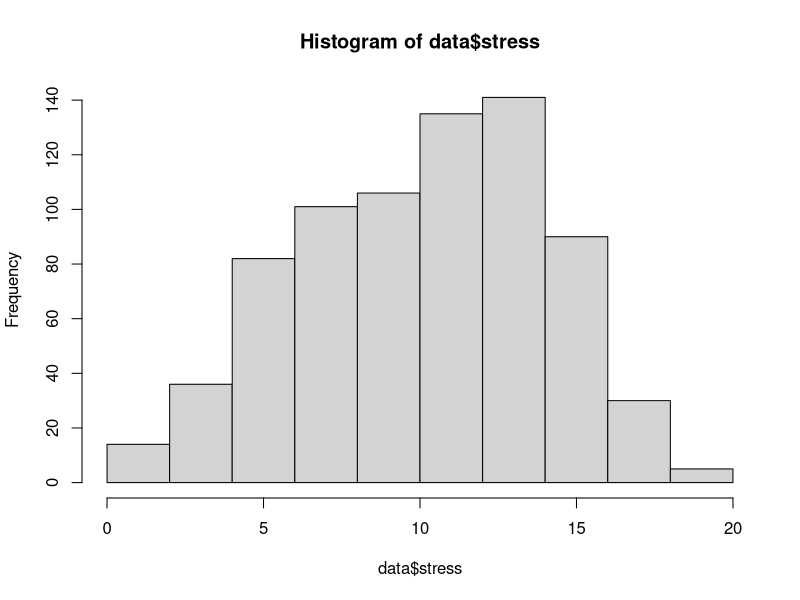
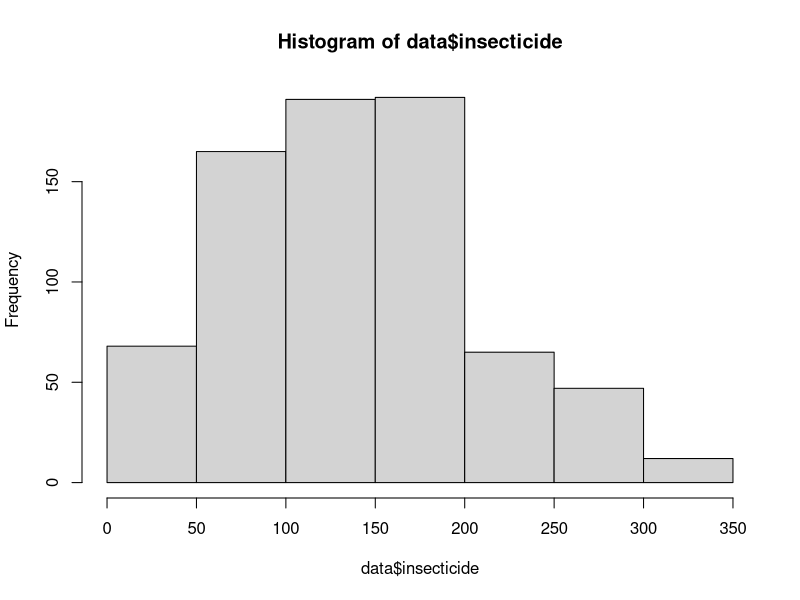
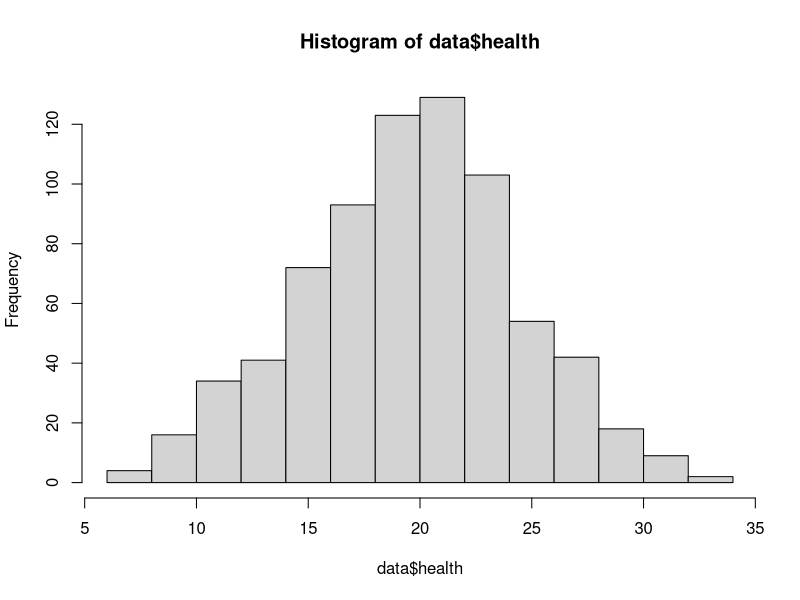
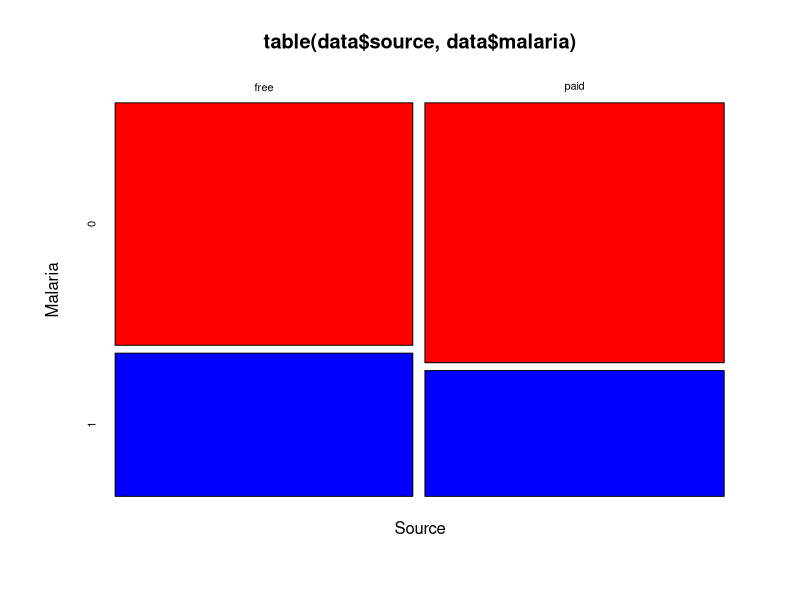
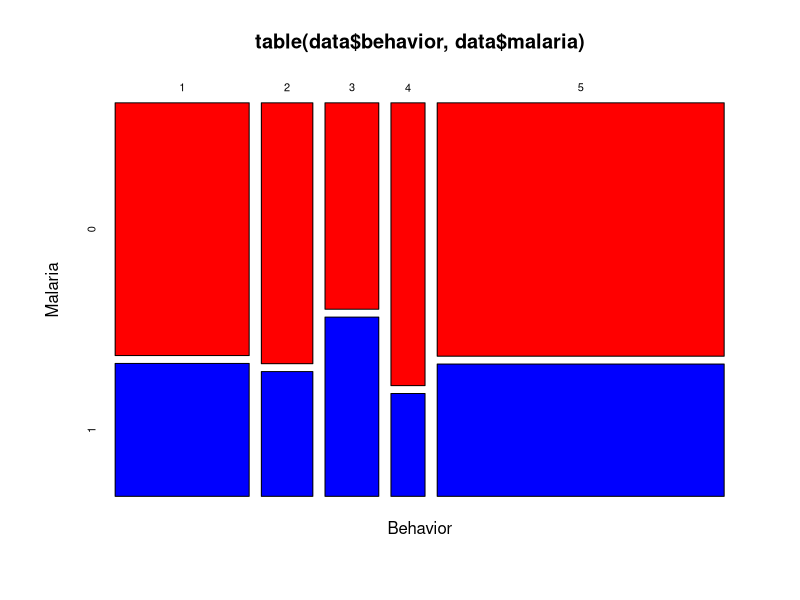
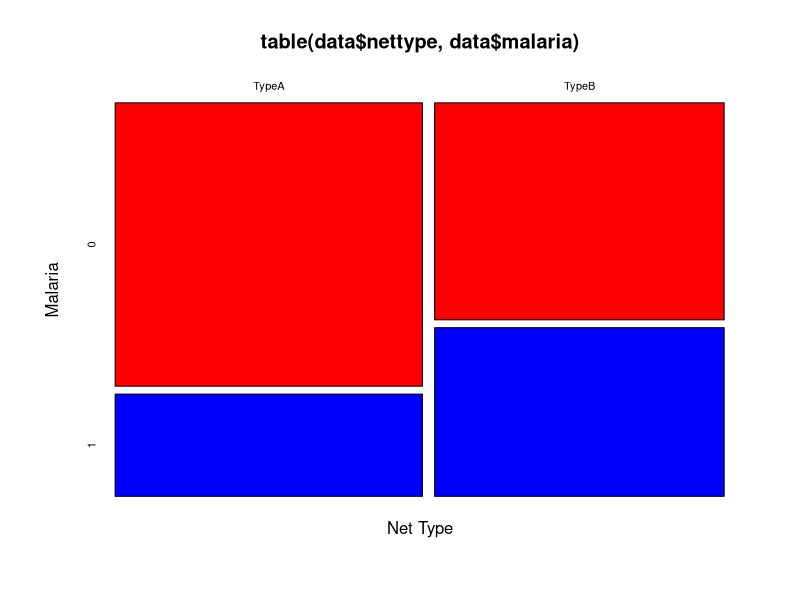
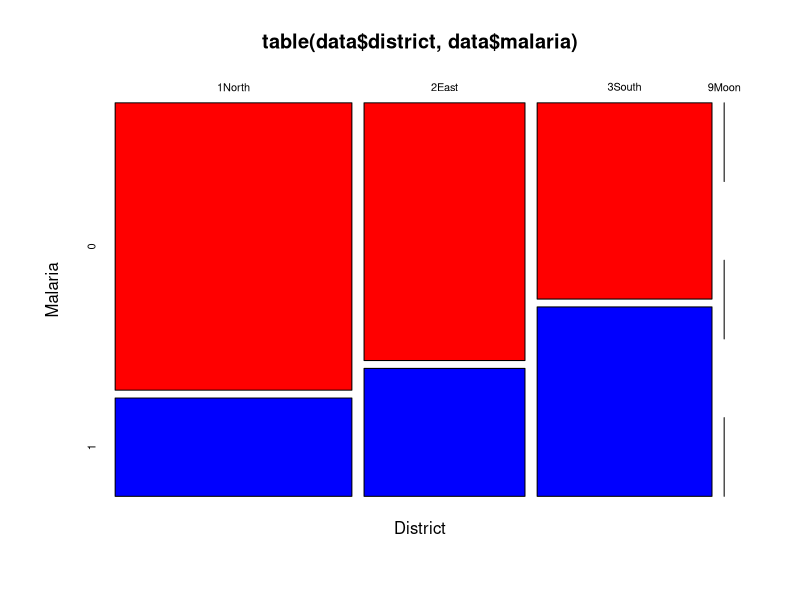
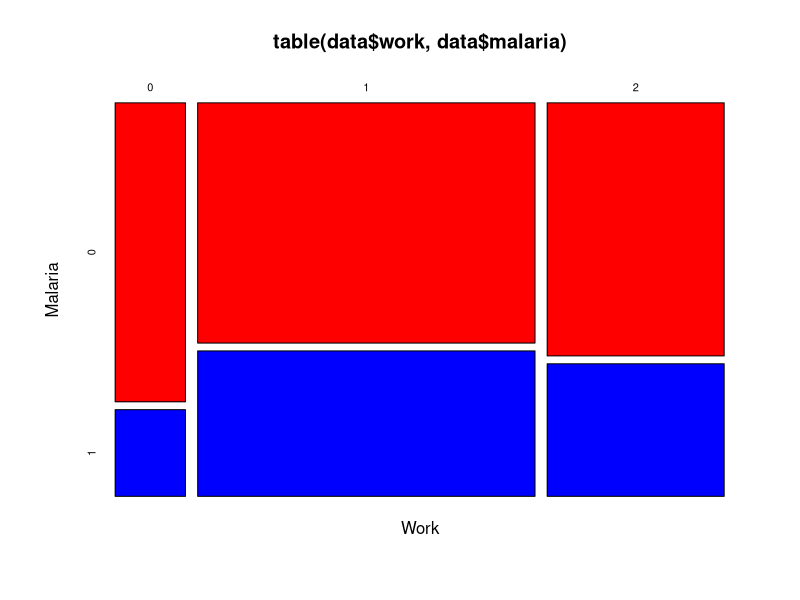

Generate these figures, in order, with R:
# import data
fdata = read.csv("malaria.csv")
head(fdata)

# remove Nid column
data = fdata[,-1]
head(data)

# check for null values
sum(is.na(data))

# change categorical variables using factor
data$source = factor(data$source)
data$behavior = factor(data$behavior)
data$nettype = factor(data$nettype)
data$district = factor(data$district)
data$work = factor(data$work)

# characteristics of subjects
table(data$source)
table(data$behavior)
table(data$nettype)
table(data$district)
table(data$work)
summary(data$insecticide)
table(data$malaria)

# remove outlier
data = data[(data$insecticide < 424.01),]
data = data[(data$health != 37),]
data = data[(data$district != "9Moon"),]
# data$district = droplevels(data$district, exclude = "9Moon")
data = data[(data$stress>0),]

# check for null values after removing outliers
sum(is.na(data))

# histograms
#par(mfrow = c(1, 3))
hist(data$stress)
hist(data$insecticide, breaks = seq(0,350, by=50))
hist(data$health)
par(mfrow = c(1, 1))

# plot of contingency table
mosaicplot(table(data$source, data$malaria),
           color = c("Red", "Blue"),
           xlab="Source",
           ylab="Malaria")

mosaicplot(table(data$behavior, data$malaria),
           color = c("Red", "Blue"),
           xlab="Behavior",
           ylab="Malaria")

mosaicplot(table(data$nettype, data$malaria),
           color = c("Red", "Blue"),
           xlab="Net Type",
           ylab="Malaria")

mosaicplot(table(data$district, data$malaria),
           color = c("Red", "Blue"),
           xlab="District",
           ylab="Malaria")

mosaicplot(table(data$work, data$malaria),
           color = c("Red", "Blue"),
           xlab="Work",
           ylab="Malaria")

mosaicplot(table(data$health, data$malaria),
           color = c("Red", "Blue"),
           xlab="Health",
           ylab="Malaria")

#chisq testing for categorical variables
chisq.test(table(data$malaria, data$source))
chisq.test(table(data$malaria, data$behavior))
chisq.test(table(data$malaria, data$nettype))
chisq.test(table(data$malaria, data$district))
chisq.test(table(data$malaria, data$work))

# LR test for continuous variable
glm.stress = glm(malaria ~ stress, data=data, family="binomial")
glm.insecticide = glm(malaria ~ insecticide, data=data, family="binomial")
glm.health = glm(malaria ~ health, data=data, family="binomial")

pchisq(anova(glm.stress)[2,2], anova(glm.stress)[2,1], lower.tail = FALSE)
pchisq(anova(glm.insecticide)[2,2], anova(glm.insecticide)[2,1], lower.tail = FALSE)
pchisq(anova(glm.health)[2,2], anova(glm.health)[2,1], lower.tail = FALSE)


# slicing-dicing”plot of empirical log-odds
# Stress
table(data$stress)
stress.frac = factor(cut(data$stress,breaks=seq(0,20, by=2)))
table(stress.frac)
stressdata <- data.frame(data, stress.frac)
e.probs= tapply(data$malaria, stress.frac, mean)
round(e.probs,2)
e.logits <- log(e.probs/(1-e.probs))
par(mfrow = c(1, 2))
plot(seq(1,19, by=2), e.probs, xlab = "Stress", col = "blue", pch = 16, main= "Empirical probability for stress")
plot(seq(1,19, by=2), e.logits, xlab="Stress", col = "red", pch = 16,main= "Logit for stress")

# insecticide
insecticide.frac = factor(cut(data$insecticide,breaks=seq(0,350, by=50)))
table(insecticide.frac)
insecticidedata <- data.frame(data, insecticide.frac)
e.probsins= tapply(data$malaria, insecticide.frac, mean)
e.probsins
round(e.probsins,2)
e.logitsins <- log(e.probsins/(1-e.probsins))
plot(seq(25, 325, by=50), e.probsins, xlab = "Insecticide", col = "blue", pch = 16,main= "Empirical probability for insecticide")
plot(seq(25, 325, by=50), e.logitsins, xlab="Insecticide", col = "red", pch = 16,main= "Logit for insecticide")

#######################
#### MODEL FITTING ####
#######################

# fit model with all parameters
glm.all = glm(malaria ~., data = data, family="binomial")
summary(glm.all)
pchisq(956.98-807.19, 13, lower.tail=FALSE)

# remove variables that are not statistically significant in output
# summary above
glm.reduce = glm(malaria ~. - source - health - work, data=data, family="binomial")
summary(glm.reduce)

# LR test for variables that were not statistically significant. p-value shows
# that source, health, work is not statistically significant
anova(glm.reduce, glm.all)
pchisq(3.754, 4, lower.tail=FALSE) # 0.4403207


# create intercept model for selection algorithm
glm.intercept = glm(malaria ~ 1, data=data, family="binomial")

# forward selection algorithm
glm.forward = step(glm.intercept, direction='forward', scope=formula(glm.all))
formula(glm.forward) # malaria ~ stress + district + nettype + insecticide

# backward selection algorithm
glm.backward = step(glm.all, direction='backward')
formula(glm.backward) # malaria ~ stress + insecticide + nettype + district

# both direction
glm.both = step(glm.intercept, direction='both', scope=formula(glm.all))
formula(glm.both) # malaria ~ stress + district + nettype + insecticide

# check to see if variables omitted from glm.both are not statistically
# significant. p-value shows that variables can be omitted
anova(glm.both, glm.all)
pchisq(1.8935, 4, lower.tail = FALSE) # 0.755339

# check for interaction
glm.interaction = glm(malaria ~ stress + district + nettype + insecticide + stress*district + stress*nettype + stress*insecticide + district*nettype + district*insecticide + nettype*insecticide, data = data, family = "binomial")
summary(glm.interaction)

# forward
glm.interact.forward = step(glm.both, direction='forward', scope=formula(glm.interaction))
formula(glm.interact.forward) # malaria ~ stress + district + nettype + insecticide + nettype:insecticide

# backward
glm.interact.backward = step(glm.interaction, direction='backward')
formula(glm.interact.backward) # malaria ~ stress + district + nettype + insecticide + nettype:insecticide

# both direction
glm.interact.both = step(glm.both, direction='both', scope=formula(glm.interaction))
formula(glm.interact.both) # malaria ~ stress + district + nettype + insecticide + nettype:insecticide

# LR to see if removed interaction terms are not statistically significant
anova(glm.interact.both, glm.interaction)
pchisq(6.9708, 8, lower.tail = FALSE) # 0.5397864

# LR to see if interaction term nettype:insecticide cab be omitted
# seems that interaction term is not relevant
anova(glm.both, glm.interact.both)
pchisq(3.057, 1, lower.tail = FALSE) # 0.08038997
